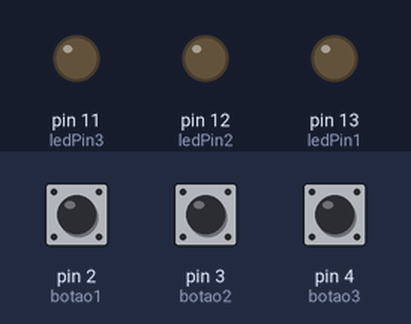
Bench run of a sketch on a simulated Arduino Uno, built with avr-gcc and run on an emulated ATmega328P. On the bench: output pins drawn as LEDs (lit = HIGH). Inputs (shaded band) come from the test bench; at power-on: pin 2 (botao1) LOW, pin 3 (botao2) LOW, pin 4 (botao3) LOW.

Above: at 1.2 s.
1.3 s: pin 2 (botao1) pulled HIGH for 0.15 s
At 1.37 s:
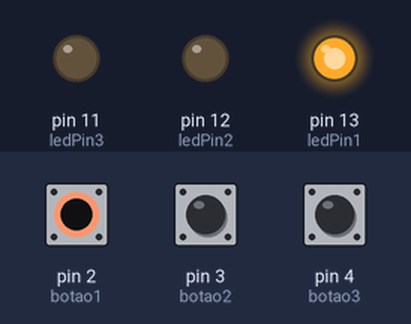
2.9 s: pin 3 (botao2) pulled HIGH for 0.15 s
At 2.97 s:
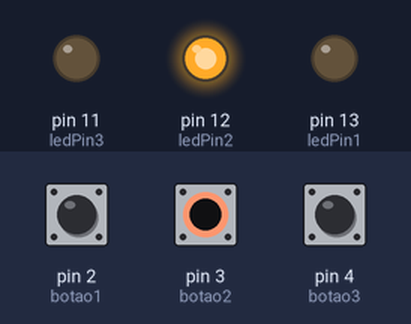
4.5 s: pin 4 (botao3) pulled HIGH for 0.15 s
At 4.57 s:
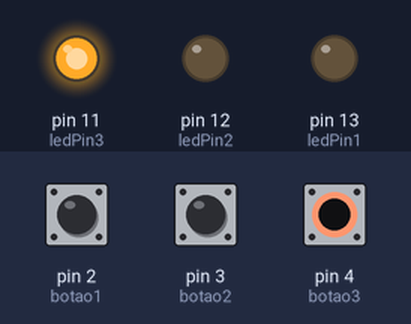
6.1 s: pin 4 (botao3) pulled HIGH for 3.2 s
At 9.6 s:
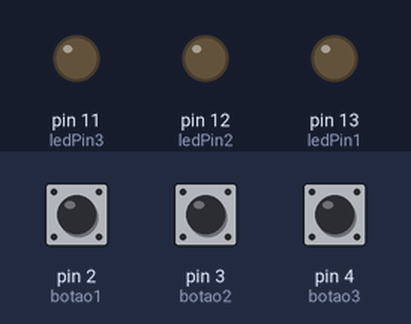
10.8 s: pin 2 (botao1) pulled HIGH for 3.2 s
At 12.0 s:
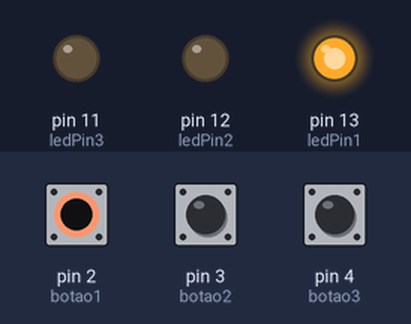
15.5 s: pin 2 (botao1) driven HIGH and pin 3 (botao2) driven HIGH
At 16.8 s:
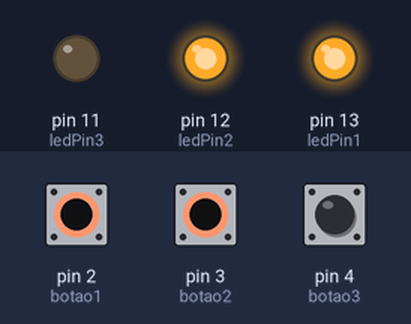
Timing chart, 0 to 18.0 s (numbered marks = the images above; inputs shaded):
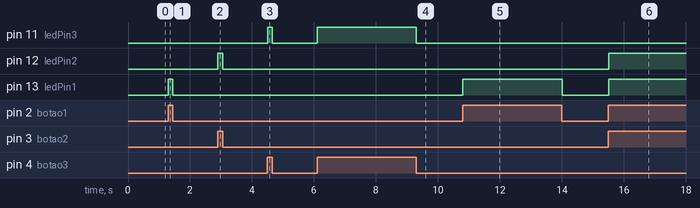

The sketch:

sketch_dec19a.ino
```cpp
const int ledPin1=13;
const int ledPin2=12;
const int ledPin3=11;
const int botao1=2;
const int botao2=3;
const int botao3=4;
int estadoBotao1=0;
int estadoBotao2=0;
int estadoBotao3=0;
void setup() {
  // put your setup code here, to run once:
  pinMode(ledPin1, OUTPUT);
  pinMode(botao1, INPUT);
  pinMode(ledPin2, OUTPUT);
  pinMode(botao2, INPUT);
  pinMode(ledPin3, OUTPUT);
  pinMode(botao3, INPUT);

}

void loop() {
  // put your main code here, to run repeatedly:
  estadoBotao1=digitalRead(botao1);
  estadoBotao2=digitalRead(botao2);
  estadoBotao3=digitalRead(botao3);

  if ( estadoBotao1 == HIGH ){
    digitalWrite(ledPin1, HIGH);
  }else {
    digitalWrite(ledPin1, LOW);
  }

  if ( estadoBotao2 == HIGH ){
    digitalWrite(ledPin2, HIGH);
  } else {
    digitalWrite(ledPin2, LOW);
  }

  if ( estadoBotao3 == HIGH ){
    digitalWrite(ledPin3, HIGH);
  } else {
    digitalWrite(ledPin3, LOW);
  }
}
```

Measured:
- after the input at 1.3 s, pin 13 (ledPin1): LOW → HIGH at once, → LOW 0.15 s later
- after the input at 2.9 s, pin 12 (ledPin2): LOW → HIGH at once, → LOW 0.15 s later
- after the input at 4.5 s, pin 11 (ledPin3): LOW → HIGH at once, → LOW 0.15 s later
- after the input at 6.1 s, pin 11 (ledPin3): LOW → HIGH at once, → LOW 3.2 s later
- after the input at 10.8 s, pin 13 (ledPin1): LOW → HIGH at once, → LOW 3.2 s later
- after the input at 15.5 s, pin 12 (ledPin2), pin 13 (ledPin1): LOW → HIGH at once
